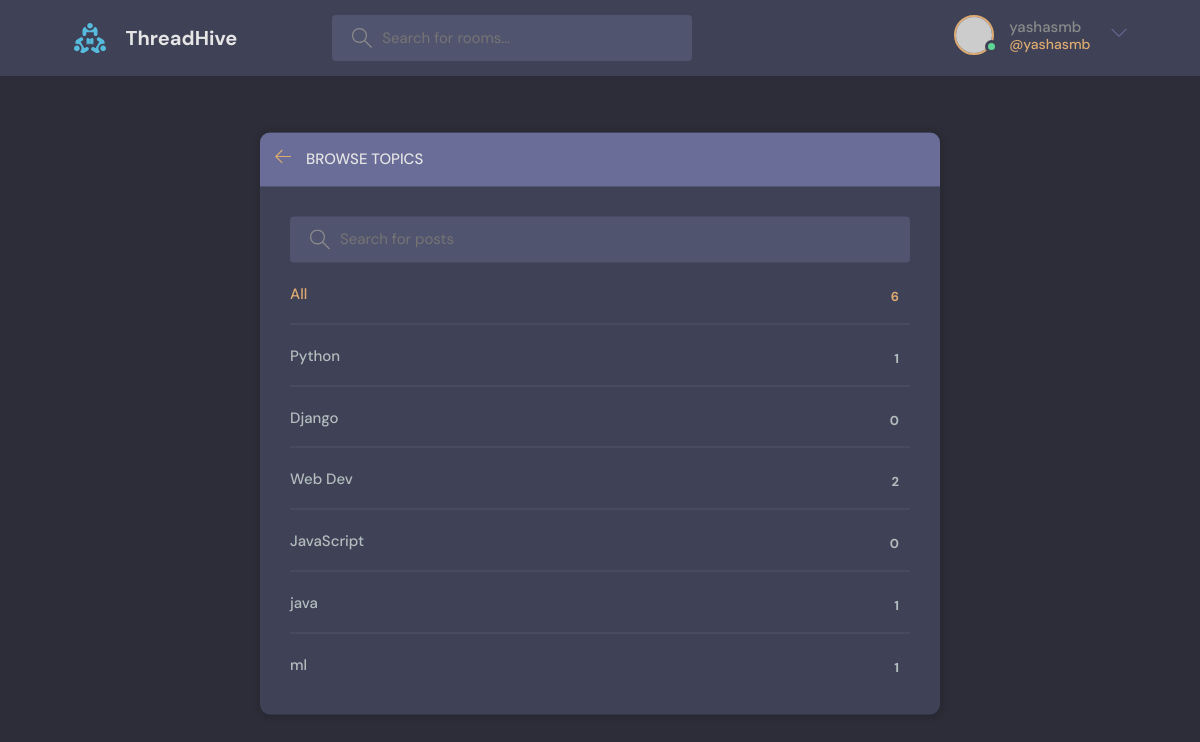
The app's page /topic/ (signed in) with its own data.
### base/models.py (models this page shows, shortened)
class Topic(models.Model):
    name = models.CharField(max_length=200)

### base/views.py (the view)
# urls.py: path('topic/', views.topicsPage , name="topics"),
def topicsPage(request):
    q = request.GET.get('q') if request.GET.get('q') != None else ''
    topics = Topic.objects.filter(name__icontains=q)
    return render(request,'base/topics.html',{'topics':topics})

### base/templates/base/topics.html (shortened to what this page needs)
{% extends "main.html" %}
{% block content %}
    <main class="create-room layout">
      <div class="container">
        <div class="layout__box">
          <div class="layout__boxHeader">
            <div class="layout__boxTitle">
              <a href="{% url 'home' %}">
                <svg version="1.1" xmlns="http://www.w3.org/2000/svg" width="32" height="32" viewBox="0 0 32 32">
                  <title>arrow-left</title>
                  <path
                    d="M13.723 2.286l-13.723 13.714 13.719 13.714 1.616-1.611-10.96-10.96h27.625v-2.286h-27.625l10.965-10.965-1.616-1.607z"
                  ></path>
                </svg>
              </a>
              <h3>Browse Topics</h3>
            </div>
          </div>
          <div class="topics-page layout__body">
            <form action="" method ="GET" class="header__search">
              <label>
                <input name= "q" placeholder="Search for posts" />
              </label>
            </form>
            <ul class="topics__list">
              <li>
                <a href="{% url 'home' %}" class="active">All <span>{{topics.count}}</span></a>
              </li>
              {% for topic in topics %}
              <li>
                <a href="{% url 'home' %}?q={{topic.name}}">{{topic.name}} <span>{{topic.room_set.all.count}}</span></a>
              </li>
              {% endfor  %}
            </ul>
          </div>
        </div>
      </div>
    </main>
    {% endblock content %}

### templates/navbar.html (shortened to what this page needs)
{% load static %}
<header class="header header--loggedIn">
    <div class="container">
      <a href="{% url 'home' %}" class="header__logo">
        <img src="{% static 'images/logo.svg' %}" />
        <h1>ThreadHive</h1>
      </a>
      <form class="header__search" method ="GET" action ="{% url 'home' %}">
        <label>
          <input type = 'text' name ="q" placeholder="Search for rooms..." />
        </label>
      </form>
      <nav class="header__menu">
        {% if request.user.is_authenticated %}
        <div class="header__user">
          <a href="{% url 'update-user' %}">
            <div class="avatar avatar--medium active">
              <img src="https://randomuser.me/api/portraits/men/37.jpg" />
            </div>
            <p>{{request.user.username}} <span>@{{request.user.username}}</span></p>
          </a>
          <button class="dropdown-button">
            <svg
              version="1.1"
              xmlns="http://www.w3.org/2000/svg"
              width="32"
              height="32"
              viewBox="0 0 32 32"
            >
              <title>chevron-down</title>
              <path d="M16 21l-13-13h-3l16 16 16-16h-3l-13 13z"></path>
            </svg>
          </button>
        </div>
        {% else %}
        <a href="{% url 'login' %}">
          <img src="{% static 'images/avatar.svg' %}" />
          <p>Login</p>
        </a>
        {% endif %}
      </nav>
    </div>
  </header>

### static/styles/style.css (style rules this page uses)
:root { --color-main: #ddab71; --color-main-light: #e1f6fb; --color-dark: #3f4156; --color-dark-medium: #51546e; --color-dark-light: #696d97; --color-light: #e5e5e5; --color-gray: #8b8b8b; --color-light-gray: #b2bdbd; --color-bg: #2d2d39; --color-success: #5dd693; --color-error: #fc4b0b; }
* { font-family: "DM Sans", -apple-system, BlinkMacSystemFont, "Segoe UI", Roboto, Oxygen, Ubuntu, Cantarell, "Open Sans", "Helvetica Neue", sans-serif; margin: 0; padding: 0; box-sizing: border-box; text-rendering: optimizeLegibility; font-size: inherit; }
html { font-size: 56.25%; }
@media only screen and (min-width: 1200px) { html { font-size: 62.5%; } }
body { line-height: 1.6; font-weight: 400; font-size: 1.5rem; color: var(--color-light-gray); background-color: var(--color-bg); min-height: 100vh; }
img { width: 100%; }
a { display: inline-block; color: var(--color-main); text-decoration: none; }
.container { max-width: 120rem; width: 90%; margin: auto; }
.avatar { position: relative; display: inline-block; border-radius: 50%; border: 2px solid var(--color-main); }
.avatar img { display: block; border-radius: 50%; object-fit: cover; object-position: center; }
.avatar::after { content: ""; display: block; position: absolute; background-color: var(--color-gray); z-index: 111; border-radius: 50%; border: 0.3rem solid var(--color-dark); }
.avatar.active::after { background-color: var(--color-success); }
.avatar.avatar--medium img { width: 3.6rem; height: 3.6rem; border-radius: 50%; }
.avatar.avatar--medium:after { width: 0.7rem; height: 0.7rem; bottom: 0px; right: -6px; }
.header { padding: 1.5rem; background-color: var(--color-dark); }
.header > .container { display: flex; gap: 9.5rem; }
.header__logo, .header__user { display: flex; gap: 2rem; align-items: center; }
.header__logo > img { height: 3.2rem; width: 3.2rem; }
.header__logo > h1 { font-weight: 700; font-size: 2rem; color: var(--color-light); }
.header__search > label { background-color: var(--color-dark-medium); padding: 1.3rem 1rem; display: flex; align-items: center; gap: 1rem; border-radius: 4px; }
.header__search svg { fill: var(--color-gray); width: 2rem; height: 2rem; margin-left: 1rem; }
.header__search input { width: 30rem; background: transparent; border: none; outline: none; color: var(--color-light); }
.header__menu { margin-left: auto; position: relative; }
.header__menu a { display: flex; gap: 1.5rem; align-items: center; font-weight: 500; text-decoration: none; color: var(--color-gray); }
.header__menu img { height: 3.6rem; }
.header__menu p { line-height: 1.2; }
.header__menu span { color: var(--color-main); font-weight: 500; font-size: 1.4rem; display: block; }
.header__menu svg { width: 1.6rem; height: 1.6rem; fill: var(--color-dark-light); }
.dropdown-button { background: transparent; border: 0; outline: 0; cursor: pointer; }
.layout { margin-top: 2.4rem; }
.layout > .container { display: flex; justify-content: space-between; align-items: flex-start; }
.layout__box { width: 90%; max-width: 48rem; min-height: 40rem; position: absolute; top: 50%; left: 50%; transform: translate(-50%, -46%); background-color: var(--color-dark); border-radius: 1rem; box-shadow: 1px 1px 6px 3px rgba(0, 0, 0, 0.1); overflow: hidden; }
.layout__boxHeader { display: flex; padding: 1.5rem; background-color: var(--color-dark-light); }
.layout__boxTitle { display: flex; gap: 1.5rem; align-items: center; }
.layout__boxTitle h3 { text-transform: uppercase; font-weight: 500; color: var(--color-light); }
.layout__boxTitle svg { width: 1.6rem; height: 1.6rem; fill: var(--color-main); }
.layout__body { margin: 3rem; }
.topics__list { list-style: none; }
.topics__list li a { display: flex; justify-content: space-between; margin-bottom: 3rem; font-weight: 500; color: var(--color-light-gray); transition: all 0.3s ease-in-out; }
.topics__list li a.active, .topics__list li a:hover { color: var(--color-main); }
.topics__list li a span { padding: 0.5rem 1rem; background-color: var(--color-dark); border-radius: 3px; font-size: 1.3rem; font-weight: 700; letter-spacing: 1px; }
.topics-page .topics__list li:not(:last-child) a { margin: 2rem 0; padding-bottom: 1rem; text-decoration: none; border-bottom: 1px solid var(--color-dark-medium); }
.topics-page .header__search { display: block; }
.create-room.layout .layout__box { max-width: 68rem; }

### records on screen
Topic: name "Python", room_set.all.count "1"
Topic: name "Django", room_set.all.count "0"
Topic: name "Web Dev", room_set.all.count "2"
Topic: name "JavaScript", room_set.all.count "0"
Topic: name "java", room_set.all.count "1"
Topic: name "ml", room_set.all.count "1"

### other values on screen
{{ request.user.username }} "yashasmb"
{{ topics.count }} "6"
